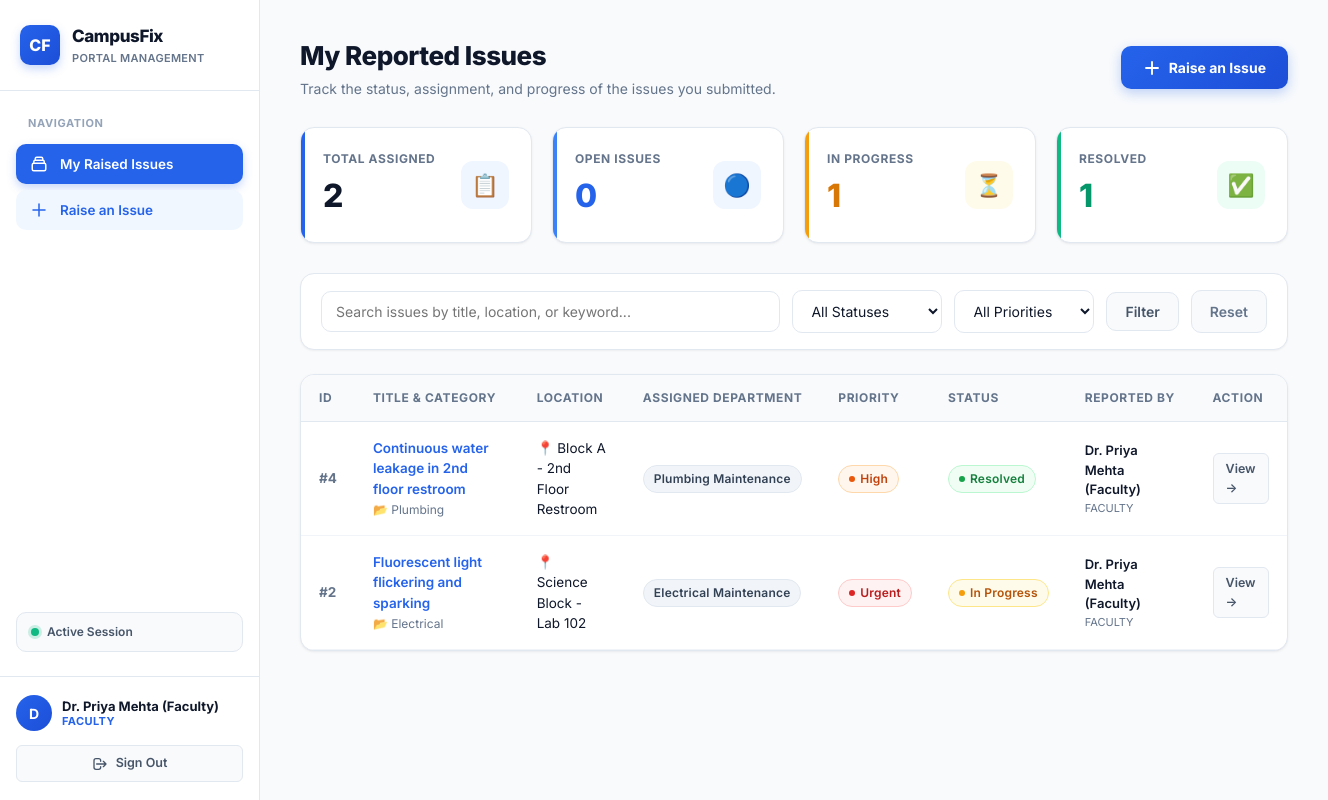
/dashboard (signed in), run on the app's committed database.
### tables this page shows
CREATE TABLE issues (
        id INTEGER PRIMARY KEY AUTOINCREMENT,
        title TEXT NOT NULL,
        description TEXT NOT NULL,
        category TEXT NOT NULL,
        location TEXT NOT NULL,
        priority TEXT NOT NULL,      -- Low, Medium, High, Urgent
        status TEXT NOT NULL,        -- Open, In Progress, Resolved
        assigned_department TEXT NOT NULL,
        reported_by_id INTEGER NOT NULL,
        reported_by_name TEXT NOT NULL,
        reported_by_role TEXT NOT NULL,
        created_at TIMESTAMP DEFAULT CURRENT_TIMESTAMP,
        updated_at TIMESTAMP DEFAULT CURRENT_TIMESTAMP,
        resolution_notes TEXT, ai_reasoning TEXT,
        FOREIGN KEY (reported_by_id) REFERENCES users (id)
    );

### app.py (the view)
@app.route('/dashboard')
@login_required
def dashboard():
    search = request.args.get('search', '').strip()
    status_filter = request.args.get('status', '').strip()
    priority_filter = request.args.get('priority', '').strip()
    dept_filter = request.args.get('department', '').strip()
    role = session.get('role')
    user_id = session.get('user_id')
    user_dept = session.get('department')
    conn = get_db()
    cursor = conn.cursor()
    query = 'SELECT * FROM issues WHERE 1=1'
    params = []
    if role in ['student', 'faculty']:
        query += ' AND reported_by_id = ?'
        params.append(user_id)
    elif role == 'staff':
        query += ' AND assigned_department = ?'
        params.append(user_dept)
    if search:
        query += ' AND (title LIKE ? OR description LIKE ? OR location LIKE ?)'
        like_str = f'%{search}%'
        params.extend([like_str, like_str, like_str])
    if status_filter:
        query += ' AND status = ?'
        params.append(status_filter)
    if priority_filter:
        query += ' AND priority = ?'
        params.append(priority_filter)
    if role == 'admin' and dept_filter:
        query += ' AND assigned_department = ?'
        params.append(dept_filter)
    query += ' ORDER BY id DESC'
    cursor.execute(query, params)
    issues = cursor.fetchall()
    stats_query = 'SELECT status, COUNT(*) as count FROM issues WHERE 1=1'
    stats_params = []
    if role in ['student', 'faculty']:
        stats_query += ' AND reported_by_id = ?'
        stats_params.append(user_id)
    elif role == 'staff':
        stats_query += ' AND assigned_department = ?'
        stats_params.append(user_dept)
    stats_query += ' GROUP BY status'
    cursor.execute(stats_query, stats_params)
    status_counts = {row['status']: row['count'] for row in cursor.fetchall()}
    total_issues = sum(status_counts.values())
    open_issues = status_counts.get('Open', 0)
    in_progress_issues = status_counts.get('In Progress', 0)
    resolved_issues = status_counts.get('Resolved', 0)
    cursor.execute('SELECT DISTINCT assigned_department FROM issues WHERE assigned_department IS NOT NULL')
    db_depts = [r['assigned_department'] for r in cursor.fetchall()]
    all_depts = list(set(db_depts + ['Electrical Maintenance', 'Civil & Facilities', 'Plumbing Maintenance', 'IT Support', 'Admin Review']))
    all_depts.sort()
    conn.close()
    return render_template(
        'dashboard.html',
        issues=issues,
        total_issues=total_issues,
        open_issues=open_issues,
        in_progress_issues=in_progress_issues,
        resolved_issues=resolved_issues,
        all_depts=all_depts,
        search=search,
        status_filter=status_filter,
        priority_filter=priority_filter,
        dept_filter=dept_filter
    )

### app.py (called while the page is built)
def login_required(f):
    @wraps(f)
    def decorated_function(*args, **kwargs):
        if 'user_id' not in session:
            flash('Please log in to continue.', 'warning')
            return redirect(url_for('login'))
        return f(*args, **kwargs)
    return decorated_function

### db.py (called while the page is built)
def get_db():
    conn = sqlite3.connect(DATABASE)
    conn.row_factory = sqlite3.Row
    return conn

### templates/dashboard.html (shortened to what this page needs)
{% extends "base.html" %}
{% block content %}
<div class="content-header">
  <div>
    <h1 class="page-title">
      {% if session.get('role') in ['student', 'faculty'] %}
        My Reported Issues
      {% elif session.get('role') == 'staff' %}
        {{ session.get('department') }} Dashboard
      {% elif session.get('role') == 'admin' %}
        Campus Overview & Administration
      {% endif %}
    </h1>
    <p class="page-desc">
      {% if session.get('role') in ['student', 'faculty'] %}
        Track the status, assignment, and progress of the issues you submitted.
      {% elif session.get('role') == 'staff' %}
        Manage and resolve maintenance tickets assigned to {{ session.get('department') }}.
      {% elif session.get('role') == 'admin' %}
        Full institutional control: manage tickets, reassign departments, and monitor metrics.
      {% endif %}
    </p>
  </div>
  {% if session.get('role') != 'staff' %}
  <div>
    <a href="{{ url_for('raise_issue') }}" class="btn-raise-action">
      <svg width="18" height="18" fill="none" stroke="currentColor" viewBox="0 0 24 24"><path stroke-linecap="round" stroke-linejoin="round" stroke-width="2.5" d="M12 4v16m8-8H4"></path></svg>
      Raise an Issue
    </a>
  </div>
  {% endif %}
</div>
<div class="stats-grid">
  <div class="stat-card">
    <div>
      <div class="stat-label">Total Assigned</div>
      <div class="stat-value">{{ total_issues }}</div>
    </div>
    <div class="stat-icon-wrapper stat-icon-all">📋</div>
  </div>
  <div class="stat-card open">
    <div>
      <div class="stat-label">Open Issues</div>
      <div class="stat-value" style="color: #2563eb;">{{ open_issues }}</div>
    </div>
    <div class="stat-icon-wrapper stat-icon-open">🔵</div>
  </div>
  <div class="stat-card progress">
    <div>
      <div class="stat-label">In Progress</div>
      <div class="stat-value" style="color: #d97706;">{{ in_progress_issues }}</div>
    </div>
    <div class="stat-icon-wrapper stat-icon-progress">⏳</div>
  </div>
  <div class="stat-card resolved">
    <div>
      <div class="stat-label">Resolved</div>
      <div class="stat-value" style="color: #059669;">{{ resolved_issues }}</div>
    </div>
    <div class="stat-icon-wrapper stat-icon-resolved">✅</div>
  </div>
</div>
<form method="GET" action="{{ url_for('dashboard') }}" class="filter-bar">
  <div class="filter-input">
    <input
      type="text"
      name="search"
      value="{{ search }}"
      placeholder="Search issues by title, location, or keyword..."
      class="form-input"
    >
  </div>
  <div style="min-width: 150px;">
    <select name="status" class="form-select">
      <option value="">All Statuses</option>
    </select>
  </div>
  <div style="min-width: 140px;">
    <select name="priority" class="form-select">
      <option value="">All Priorities</option>
    </select>
  </div>
  <button type="submit" class="btn btn-secondary">Filter</button>
  <a href="{{ url_for('dashboard') }}" class="btn btn-secondary" style="color: var(--text-muted);">Reset</a>
</form>
<div class="table-container">
  <div class="table-responsive">
    <table class="data-table">
      <thead>
        <tr>
          <th>ID</th>
          <th>Title & Category</th>
          <th>Location</th>
          <th>Assigned Department</th>
          <th>Priority</th>
          <th>Status</th>
          <th>Reported By</th>
          <th>Action</th>
        </tr>
      </thead>
      <tbody>
        {% if issues %}
          {% for issue in issues %}
          <tr>
            <td style="font-weight: 700; color: var(--text-muted);">#{{ issue.id }}</td>
            <td>
              <a href="{{ url_for('issue_detail', issue_id=issue.id) }}" style="font-weight: 600; color: var(--primary); text-decoration: none;">
                {{ issue.title }}
              </a>
              <div style="font-size: 12px; color: var(--text-muted); margin-top: 2px;">
                📂 {{ issue.category }}
              </div>
            </td>
            <td>
              <span style="font-size: 13.5px;">📍 {{ issue.location }}</span>
            </td>
            <td>
              <span class="badge badge-dept">{{ issue.assigned_department }}</span>
            </td>
            <td>
              <span class="badge badge-{{ issue.priority.lower() }}">
                {{ issue.priority }}
              </span>
            </td>
            <td>
              <span class="badge badge-{{ issue.status.lower().replace(' ', '-') }}">
                {{ issue.status }}
              </span>
            </td>
            <td style="font-size: 13px;">
              <div style="font-weight: 600;">{{ issue.reported_by_name }}</div>
              <div style="font-size: 11px; color: var(--text-muted); text-transform: uppercase;">{{ issue.reported_by_role }}</div>
            </td>
            <td>
              <a href="{{ url_for('issue_detail', issue_id=issue.id) }}" class="btn btn-secondary btn-sm">
                View &rarr;
              </a>
            </td>
          </tr>
          {% endfor %}
        {% endif %}
      </tbody>
    </table>
  </div>
</div>
{% endblock %}

### data on the page
issues: id "4", title "Continuous water leakage in 2nd floor restroom", category "Plumbing", location "Block A - 2nd Floor Restroom", assigned_department "Plumbing Maintenance", priority "High", status "Resolved", reported_by_name "Dr. Priya Mehta (Faculty)", reported_by_role "FACULTY"
issues: id "2", title "Fluorescent light flickering and sparking", category "Electrical", location "Science Block - Lab 102", assigned_department "Electrical Maintenance", priority "Urgent", status "In Progress", reported_by_name "Dr. Priya Mehta (Faculty)", reported_by_role "FACULTY"

### other printed values
{{ session.get('full_name', 'U')[0] }} "D"
{{ session.get('full_name') }} "Dr. Priya Mehta (Faculty)"
{{ session.get('role') }} "FACULTY"
{{ total_issues }} "2"
{{ open_issues }} "0"
{{ in_progress_issues }} "1"
{{ resolved_issues }} "1"
